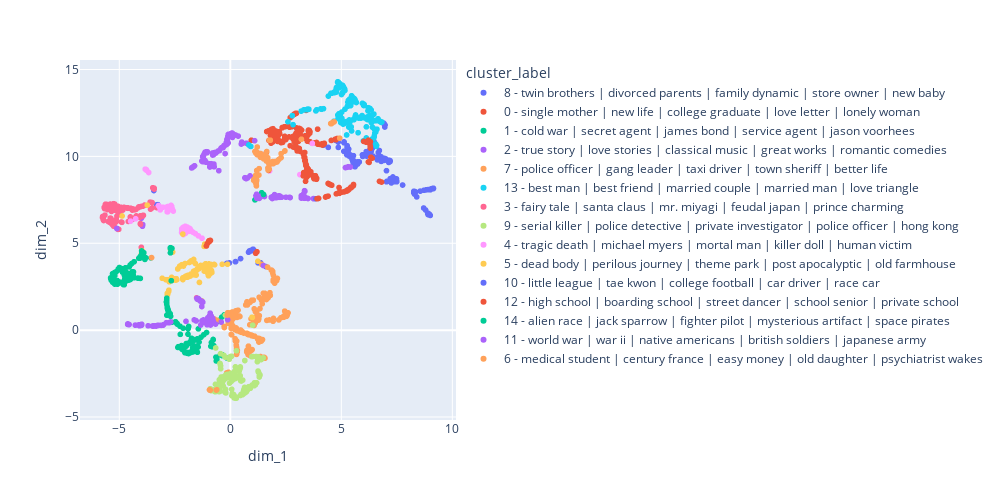

Write notebook code for a chart like this one.
### Markdown cell above
#### Visualize the topics in 2 Dimensions

### Code cell
fig = topics.visualize_topics_embeddings(width= 1000, height = 500)
fig.show()
